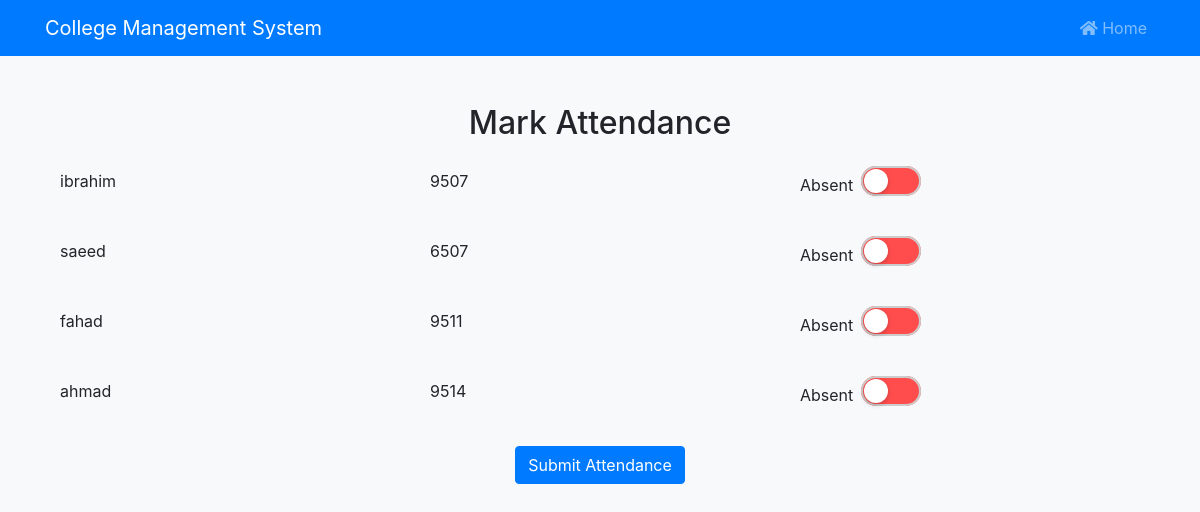
The page /mark-attendance (signed in) on the database its author committed.
### tables this page shows
CREATE TABLE Students (
    id INTEGER PRIMARY KEY AUTOINCREMENT,
    roll_number TEXT UNIQUE NOT NULL,
    name TEXT NOT NULL,
    username TEXT UNIQUE NOT NULL,
    password TEXT NOT NULL
);

### app.py (the view)
@app.route('/mark-attendance', methods=['GET', 'POST'])
@login_required
def mark_attendance():
    if request.method == "GET":
        teacher_id = session.get("user")["id"]
        students = db.execute("SELECT * FROM Students " )
        return render_template("mark_attendance.html", students=students)
    return redirect("/")

### helpers.py (called while the page is built)
def login_required(f):
    @wraps(f)
    def decorated_function(*args, **kwargs):
        if session.get("user") is None:
            return redirect("/login")
        return f(*args, **kwargs)
    return decorated_function

### templates/mark_attendance.html (shortened to what this page needs)
{% extends 'layout.html' %}
{% block main %}
<div class="container mt-5">
    <h2 class="text-center mb-4">Mark Attendance</h2>
    <form method="post" action="/mark-attendance">
        {% for student in students %}
        <div class="row align-items-center mb-3">
            <div class="col-md-4">
                <div class="form-group">
                    <label for="name">{{ student.name }}</label>
                </div>
            </div>
            <div class="col-md-4">
                <div class="form-group">
                    <label for="roll_no">{{ student.roll_number }}</label>
                </div>
            </div>
            <div class="col-md-4">
                <div class="form-group d-flex align-items-center">
                    <label for="attendance" class="mr-2 mb-0">Absent</label>
                    <label class="toggle-switch">
                        <div class="toggle-switch-background">
                            <div class="toggle-switch-handle"></div>
                        </div>
                    </label>
                </div>
            </div>
        </div>
        {% endfor %}
        <div class="text-center">
            <button type="submit" class="btn btn-primary">Submit Attendance</button>
        </div>
    </form>
</div>
{% endblock %}

### static/styles.css (style rules this page uses)
body { background-color: #f8f9fa; }
.toggle-switch { position: relative; display: inline-block; width: 60px; height: 30px; cursor: pointer; }
.toggle-switch-background { position: absolute; top: 0; left: 0; width: 100%; height: 100%; background-color: #ff4d4d; border-radius: 15px; box-shadow: inset 0 0 0 2px #ccc; transition: background-color 0.3s ease-in-out; }
.toggle-switch-handle { position: absolute; top: 3px; left: 3px; width: 24px; height: 24px; background-color: #fff; border-radius: 50%; box-shadow: 0 2px 5px rgba(0, 0, 0, 0.2); transition: transform 0.3s ease-in-out; }

### rows shown on the page
Students: name "ibrahim", roll_number "9507"
Students: name "saeed", roll_number "6507"
Students: name "fahad", roll_number "9511"
Students: name "ahmad", roll_number "9514"
